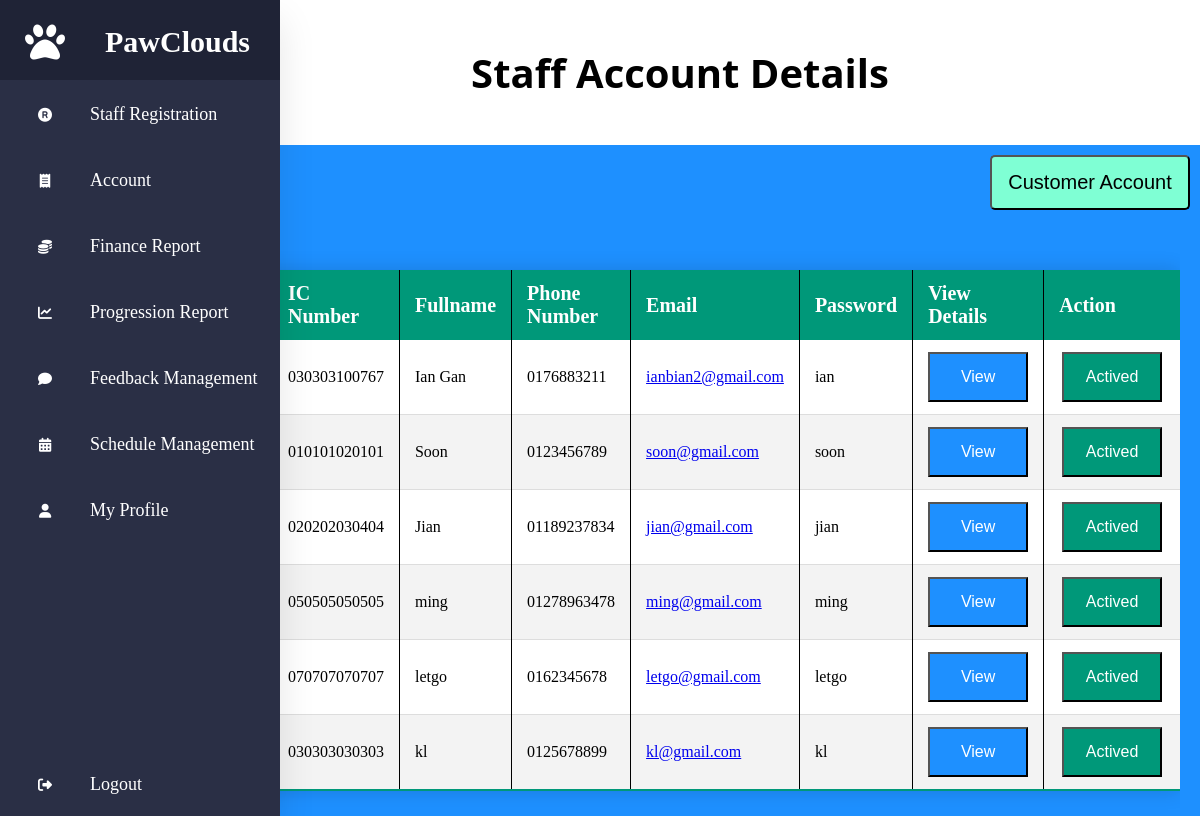
Page /Owner/Account.php (signed in) on the committed database.
### tables this page shows
CREATE TABLE `employee` (
  `userid` int(5) NOT NULL,
  `fullname` varchar(50) NOT NULL,
  `noic` varchar(12) NOT NULL,
  `noph` varchar(11) NOT NULL,
  `email` varchar(50) NOT NULL,
  `password` varchar(15) NOT NULL,
  `status` varchar(10) DEFAULT NULL,
  `usertype` varchar(5) NOT NULL
);

### Owner/Account.php (the view, shortened to what this page needs)
<?php
include '../Customer/condb.php';
?>
<!DOCTYPE html>
<html lang="en">
<head>
    <link rel="stylesheet" href="../assets/css/owner/Owner.css">
    <link rel="stylesheet" href="../assets/css/owner/form.css">
    <link rel="stylesheet" href="../assets/css/owner/table.css">
</head>
<body>
    <?php
        include 'Sidebar.php';
    ?>
    <section>
    <div class="home-title">
        <h1>Staff Account Details</h1>
    </div>
        <div class="btn-container">
            <div class="right-top-button">
                <a href="CustomerAccount.php"><button>Customer Account</button></a>
            </div>
        </div>
        <div class="table">
            <table class="content-table" >
                <thead>
                    <tr>
                        <th>Staff ID</th>
                        <th>IC Number</th>
                        <th>Fullname</th>
                        <th>Phone Number</th>
                        <th>Email</th>
                        <th>Password</th>
                        <th>View Details</th>
                        <th>Action</th>
                    </tr>
                </thead>
                <tbody>
                    <?php
                        $sql = "SELECT * FROM employee where usertype = 'staff'";
                        $run = mysqli_query($con, $sql);
                        while ($row = mysqli_fetch_assoc($run)) {
                            $StaffID = $row['userid'];
                            $Fullname = $row['fullname'];
                            $Email = $row['email'];
                            $NoPH = $row['noph'];
                            $NoIC = $row['noic'];
                            $Password = $row['password'];
                            $status = $row['status'];
                    ?>
                        <tr>
                            <td><?php echo $StaffID; ?></td>
                            <td><?php echo $NoIC; ?></td>
                            <td><?php echo $Fullname; ?></td>
                            <td><?php echo $NoPH; ?></td>
                            <td><?php echo '<a href="mailto:"'.$Email.'">'.$Email.'</a>' ?></td>
                            <td><?php echo $Password; ?></td>
                            <td><button class="View-Btn" onclick="showPopup(<?php echo $StaffID ?>)">View</button></td>
                            <td>
                                <?php if($status == true): ?>
                                    <form action="Account.php" method="post">
                                        <button class="disable-btn" name="disable" onclick="return confirm('Are you sure to disable this account (Staff ID: <?php echo $StaffID; ?>)?')">Actived</button>
                                    </form>
                                <?php endif; ?>
                            </td>
                        </tr>
                    <?php } ?>
                </tbody>
            </table>
        </div>
    </section>
</body>
</html>

### assets/css/owner/Owner.css (style rules this page uses)
section { padding-left: 80px; }
.home-title { width: 100%; height: 145px; display: flex; align-items: center; justify-content: center; text-align: center; background-color: white; }
.home-title h1 { font-size: 40px; color: white; color: black; font-family: 'Segoe UI', Tahoma, Geneva, Verdana, sans-serif; }
.View-Btn { width: 100px; height: 50px; margin: 0 auto; background-color: #1E90FF; color: white; font-size: 16px; }
.btn-container { height: 100px; width: 100%; }
.right-top-button { float: right; margin: 10px 10px 0px 0px; }
.right-top-button button { width: 200px; height: 55px; background-color: aquamarine; font-size: 20px; border-radius: 5px; transition: all 0.3s ease-in-out; }

### assets/css/owner/form.css (style rules this page uses)
.btn-container { height: 100px; width: 100%; }
.right-top-button { float: right; margin: 10px 10px 0px 0px; }
.right-top-button button { width: 200px; height: 55px; background-color: aquamarine; font-size: 20px; border-radius: 5px; transition: all 0.3s ease-in-out; }
.View-Btn { width: 100px; height: 50px; margin: 0 auto; background-color: #1E90FF; color: white; font-size: 16px; }

### assets/css/owner/table.css (style rules this page uses)
.table { max-width: 100%; overflow-x: auto; margin: 0 20px 0 30px; }
.content-table { width: 100%; border-collapse: collapse; margin: 25px 0; font-size: 0.9em; min-width: 400px; border-radius: 5px 5px 0 0; overflow: hidden; box-shadow: 0 0 20px rgba(0, 0, 0, 0.15); max-height: 400px; overflow-y: auto; }
.content-table thead tr { background-color: #009879; color: #fff; text-align: left; font-weight: bold; }
.content-table th { padding: 12px 15px; font-size: 20px; }
.content-table td { padding: 12px 15px; font-size: 16px; }
.content-table td:last-child { text-align: center; }
.content-table th:not(:last-child), .content-table td:not(:last-child) { border-right: 1px solid black; }
.content-table th:first-child, .content-table th:last-child { width: 200px; }
.content-table tbody tr { border-bottom: 1px solid #ddd; }
.content-table tbody tr:nth-of-type(odd) { background-color: #fff; }
.content-table tbody tr:nth-of-type(even) { background-color: #f3f3f3; }
.content-table tbody tr:last-of-type { border-bottom: 2px solid #009879; }

### assets/css/owner/Sidebar.css (style rules this page uses)
* { margin: 0; padding: 0; box-sizing: border-box; }
body { background: #1E90FF; }

### Owner/Account.php (style rules this page uses)
.disable-btn { width: 100px; height: 50px; margin: 0 auto; background-color: #009879; color: white; font-size: 16px; }

### rows in the picture
employee: userid "1", noic "030303100767", fullname "Ian Gan", noph "0176883211", email "ianbian2@gmail.com"
employee: userid "3", noic "010101020101", fullname "Soon", noph "0123456789", email "soon@gmail.com", password "soon"
employee: noic "020202030404", noph "01189237834", email "jian@gmail.com"
employee: noic "050505050505", fullname "ming", noph "01278963478", email "ming@gmail.com", password "ming"
employee: noic "070707070707", fullname "letgo", noph "0162345678", email "letgo@gmail.com", password "letgo"
employee: noic "030303030303", noph "0125678899", email "kl@gmail.com"
